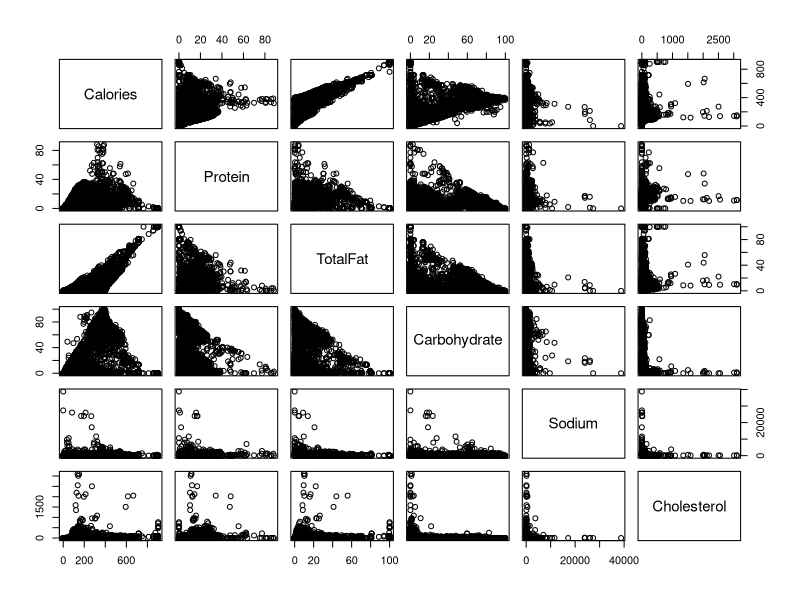

R code for this plot:
## ---- chunk 1
USDA_Clean <- read.csv(file = 'USDA_Clean.csv')
## ---- chunk 2
head(USDA_Clean)
## ---- chunk 3
plot(USDA_Clean[4:9])
## ---- chunk 4
#Yes, there is a correlation between Calories and Total Fat. The correlation appears to be statistically significant and shows a strong positive linear trend. This means that as either attribute increases so does the other.  
## ---- chunk 5
summary(lm (Calories ~ Protein + TotalFat + Carbohydrate + Sodium + Cholesterol, data = USDA_Clean))
## ---- chunk 6
formula <- lm(Calories ~ Protein + TotalFat + Carbohydrate + Sodium + Cholesterol, data = USDA_Clean)
formula
# Calories = 3.99Protein + 8.77TotalFat + 3.74Carbohydrate + 0.0003Sodium + 0.011Cholestrol + 3.99 
## ---- chunk 7
#Sodium is the least significant independent variable because the coefficient in the linear regression equation is the lowest. This means it is the least significant variable for Calories. 
## ---- chunk 8
newProduct <- data.frame("Protein" = 0.1, "TotalFat" = 35, "Carbohydrate" = 405, "Sodium" = 440, "Cholesterol" = 70)
predict(formula, newProduct)

## ---- chunk 9
newProduct2 <- data.frame("Protein" = 0.1, "TotalFat" = 35, "Carbohydrate" = 405, "Sodium" = 44440, "Cholesterol" = 70)
((predict(formula, newProduct2)/predict(formula, newProduct))-1)*100
#There is only a 0.81% increase in calories for a 10000% increase in sodium. This is because sodium has a very low coefficient making it insignificant as a dependent variable to calories even with a 10000% increase. 
## ---- chunk 10
#Illustrations do not improve how students retell an article
#H0: p >= 0.05
#illustrations improve how students retell an article 
#Ha: p < 0.05
## ---- chunk 11
#This is a unpaired experiment. 
## ---- chunk 12
#Wilcoxon rank sum test 
## ---- chunk 13
Article1 <- c(0.40, 0.72, 0.00, 0.36, 0.55)
Article2 <- c(0.77, 0.49, 0.66, 0.28, 0.38)
wilcox.test(Article1, Article2)

## ---- chunk 14
#The p-value is 0.69 indicating to accept the null hypothesis. A p-value higher than 0.05 is not statistically significant and indicates strong evidence for the null hypothesis. This means that the illustrations do not improve how the students retell an article. 
## ---- chunk 15
#This is a unpaired experiment.
## ---- chunk 16
#Wilcoxon rank sum test 
## ---- chunk 17
CompanyA <- c(97.1, 101.3, 107.8, 101.9, 97.4, 104.5, 99.5, 95.1)
CompanyB <- c(103.5, 105.3, 106.5, 107.9, 102.1, 105.6, 109.8, 97.2)
wilcox.test(CompanyA, CompanyB)
## ---- chunk 18
#The p-value is 0.049 indicating to reject the null hypothesis. A p-value less than 0.05 is statistically significant and indicates strong evidence against the null hypothesis. This means the packaging process is different based on weight measurements. 
